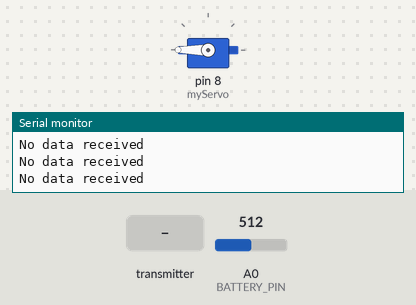
Bench run of a program on a simulated Arduino Nano, built with avr-gcc and run on an emulated ATmega328P. On the bench: servo, the last lines printed to the serial monitor. Inputs (shaded band) come from the test bench; at power-on: A0 (BATTERY_PIN) = 512. No radio packets arrive unless stated.

Above: at 1.2 s.
1.3 s: the transmitter starts sending myCommand = 99
At 1.7 s:
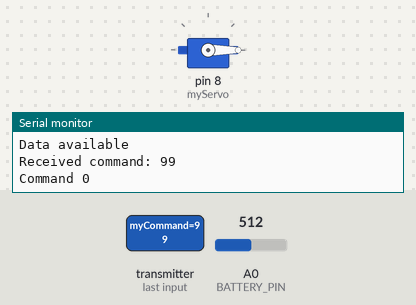
2.8 s: the transmitter starts sending myCommand = 257
At 3.6 s:
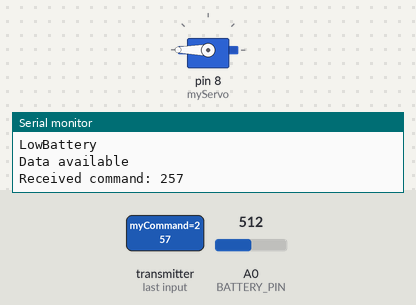
4.4 s: A0 (BATTERY_PIN) set to 521
Timing chart, 0 to 7.4 s (numbered marks = the images above; inputs shaded):
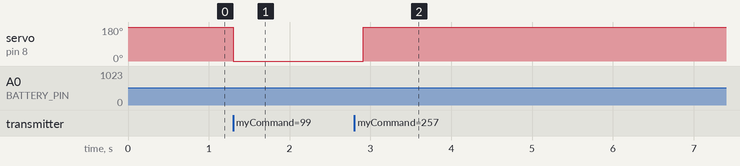

The program:

main.cpp
```cpp
#include "nRF24L01.h" // библиотека радиомодуля
#include <Arduino.h>
#include <RF24.h>
#include <SPI.h>
#include <Servo.h>

#define V_T_BATTERY 512 // пока так потом через мап уже ридумаю
#define BATTERY_PIN A0 // пин подключения акума

int myCommand;
Servo myServo;
RF24 radio(9, 10);

const byte address[6] = "00002"; // ID приёмника
int statusBattery;
int statusFlag;
byte ToSend[2];


void updateToSend() {
  if (analogRead(BATTERY_PIN) <= V_T_BATTERY) {
    statusBattery = 254;
    Serial.println("LowBattery");
  } else {
    statusBattery = 100;
  }
  ToSend[0] = statusBattery; // Первый байт: статус батареи
  ToSend[1] = statusFlag; // Второй байт: флаг состояния
}

void useFlag(int myCommand) {
  switch (myCommand) {
  case 257:
    Serial.println("Command 1");
    myServo.write(180);
    statusFlag = 1;
    updateToSend();
    radio.writeAckPayload(1, &ToSend, sizeof(ToSend));
    break;

  case 99:
    Serial.println("Command 0");
    myServo.write(0);
    statusFlag = 0;
    updateToSend();
    radio.writeAckPayload(1, &ToSend, sizeof(ToSend));
    break;

  case 111: // Обработка запроса статуса
    Serial.println("Command 111");
    updateToSend();
    radio.writeAckPayload(1, &ToSend, sizeof(ToSend));
    break;
  default:
    Serial.println("Unknown command received");
  }
}

void setup() {
  Serial.begin(9600);

  for (int i = 0; i < 6; i++) {
    Serial.print(address[i]);
    Serial.print(" "); // Add a space for separation
  }
  Serial.println(); // End with a newline

  radio.begin();

  radio.setAutoAck(1); // режим подтверждения приёма, 1 вкл 0 выкл
  radio.setRetries(0, 15); //(время между попыткой достучаться, число попыток)
  radio.enableAckPayload(); // разрешить отсылку данных в ответ на входящий//
                            // сигнал
  radio.enableDynamicPayloads();

  radio.setChannel(0x60); // выбираем канал (в котором нет шумов!)
  radio.setPALevel(RF24_PA_LOW);
  radio.setDataRate(RF24_1MBPS);
  radio.openReadingPipe(1, address);

  radio.powerUp(); // начать работу
  radio.startListening(); // начинаем слушать эфир, мы приёмный модуль

  myServo.attach(8);
  myServo.write(180);

  pinMode(BATTERY_PIN, INPUT);

  updateToSend();
}
unsigned long startTimeBattery = millis();
void loop() {
  if (radio.available()) {
    Serial.println("Data available");
    radio.read(&myCommand, sizeof(myCommand));
    Serial.print("Received command: ");
    Serial.println(myCommand);
    useFlag(myCommand);
  } else {
    if (millis() - startTimeBattery >= 50) {
      startTimeBattery = millis();
      Serial.println("No data received");

    }
  }
}
```

Measured:
- after the input at 1.3 s, servo on pin 8 (myServo): 180° → 0° at once
- after the input at 2.8 s, servo on pin 8 (myServo): 0° → 180° after 0.11 s
